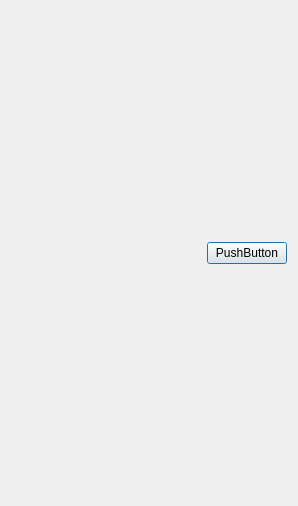
<?xml version="1.0" encoding="UTF-8"?>
<ui version="4.0">
 <class>DlgSelectCurve</class>
 <widget class="QDialog" name="DlgSelectCurve">
  <property name="geometry">
   <rect>
    <x>0</x>
    <y>0</y>
    <width>298</width>
    <height>506</height>
   </rect>
  </property>
  <property name="windowTitle">
   <string>Dialog</string>
  </property>
  <layout class="QVBoxLayout" name="verticalLayout_2" stretch="1,0">
   <item>
    <layout class="QVBoxLayout" name="verticalLayout_tree"/>
   </item>
   <item>
    <layout class="QHBoxLayout" name="horizontalLayout" stretch="0,0">
     <item>
      <spacer name="horizontalSpacer">
       <property name="orientation">
        <enum>Qt::Horizontal</enum>
       </property>
       <property name="sizeHint" stdset="0">
        <size>
         <width>40</width>
         <height>20</height>
        </size>
       </property>
      </spacer>
     </item>
     <item>
      <widget class="QPushButton" name="btn_exit">
       <property name="text">
        <string>PushButton</string>
       </property>
      </widget>
     </item>
    </layout>
   </item>
  </layout>
 </widget>
 <resources/>
 <connections/>
</ui>
